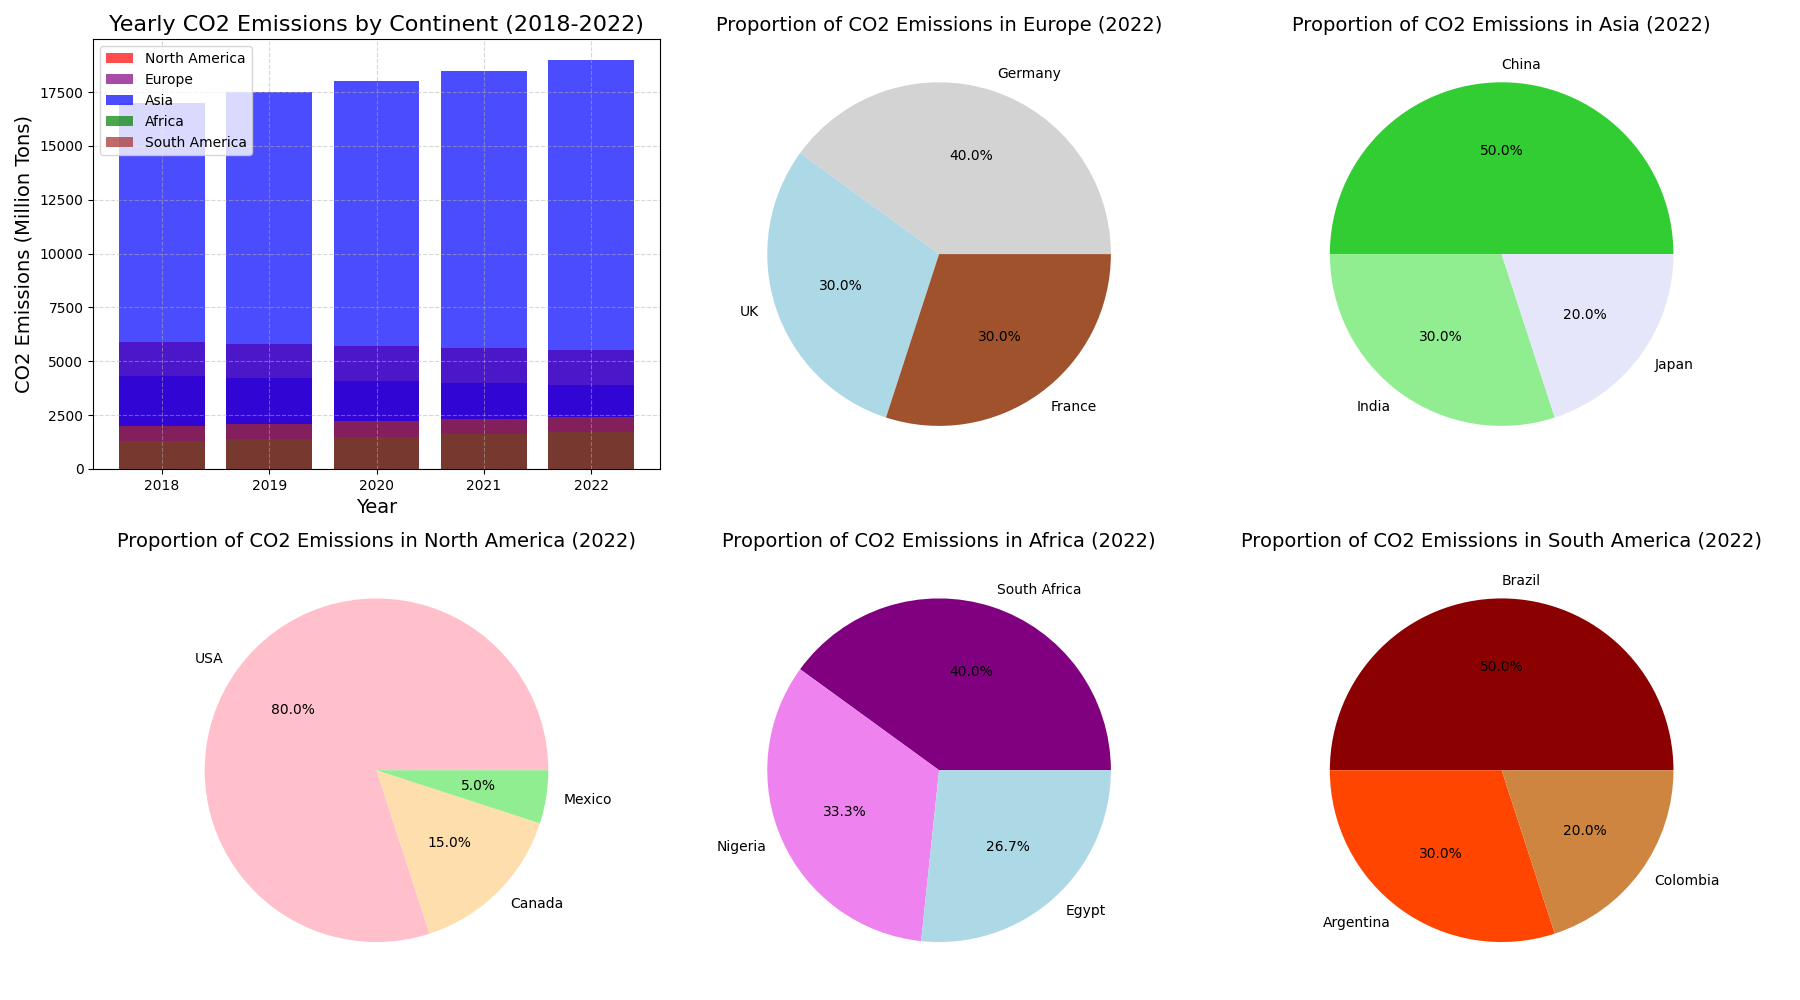

Generate this figure with Python:
import matplotlib.pyplot as plt

# Define the data
years = ['2018', '2019', '2020', '2021', '2022']

# CO2 emissions data (in million tons) for continents
emissions_na = [5900, 5800, 5700, 5600, 5500]
emissions_eu = [4300, 4200, 4100, 4000, 3900]
emissions_as = [17000, 17500, 18000, 18500, 19000]
emissions_af = [1300, 1400, 1500, 1600, 1700]
emissions_sa = [2000, 2100, 2200, 2300, 2400]

# Emissions proportion of leading countries in 2022 (in %)
countries_na = ['USA', 'Canada', 'Mexico']
proportion_na = [80, 15, 5]

countries_eu = ['Germany', 'UK', 'France']
proportion_eu = [40, 30, 30]

countries_as = ['China', 'India', 'Japan']
proportion_as = [50, 30, 20]

countries_af = ['South Africa', 'Nigeria', 'Egypt']
proportion_af = [30, 25, 20]

countries_sa = ['Brazil', 'Argentina', 'Colombia']
proportion_sa = [50, 30, 20]

# Prepare the figure and axis
fig, axs = plt.subplots(nrows=2, ncols=3, figsize=(18, 10))

# Main bar chart for CO2 emissions
axs[0, 0].bar(years, emissions_na, color='red', alpha=0.7, label='North America')
axs[0, 0].bar(years, emissions_eu, color='purple', alpha=0.7, label='Europe')
axs[0, 0].bar(years, emissions_as, color='blue', alpha=0.7, label='Asia')
axs[0, 0].bar(years, emissions_af, color='green', alpha=0.7, label='Africa')
axs[0, 0].bar(years, emissions_sa, color='brown', alpha=0.7, label='South America')
axs[0, 0].set_title('Yearly CO2 Emissions by Continent (2018-2022)', fontsize=16)
axs[0, 0].set_xlabel('Year', fontsize=14)
axs[0, 0].set_ylabel('CO2 Emissions (Million Tons)', fontsize=14)
axs[0, 0].legend(loc='upper left')
axs[0, 0].grid(True, linestyle='--', alpha=0.5)

# Subplot for North America
axs[1, 0].pie(proportion_na, labels=countries_na, autopct='%1.1f%%', colors=['pink', 'navajowhite', 'lightgreen'])
axs[1, 0].set_title('Proportion of CO2 Emissions in North America (2022)', fontsize=14)

# Subplot for Europe
axs[0, 1].pie(proportion_eu, labels=countries_eu, autopct='%1.1f%%', colors=['lightgrey', 'lightblue', 'sienna'])
axs[0, 1].set_title('Proportion of CO2 Emissions in Europe (2022)', fontsize=14)

# Subplot for Asia
axs[0, 2].pie(proportion_as, labels=countries_as, autopct='%1.1f%%', colors=['limegreen', 'lightgreen', 'lavender'])
axs[0, 2].set_title('Proportion of CO2 Emissions in Asia (2022)', fontsize=14)

# Subplot for Africa
axs[1, 1].pie(proportion_af, labels=countries_af, autopct='%1.1f%%', colors=['purple', 'violet', 'lightblue'])
axs[1, 1].set_title('Proportion of CO2 Emissions in Africa (2022)', fontsize=14)

# Subplot for South America
axs[1, 2].pie(proportion_sa, labels=countries_sa, autopct='%1.1f%%', colors=['darkred', 'orangered', 'peru'])
axs[1, 2].set_title('Proportion of CO2 Emissions in South America (2022)', fontsize=14)

plt.tight_layout()
plt.show()
